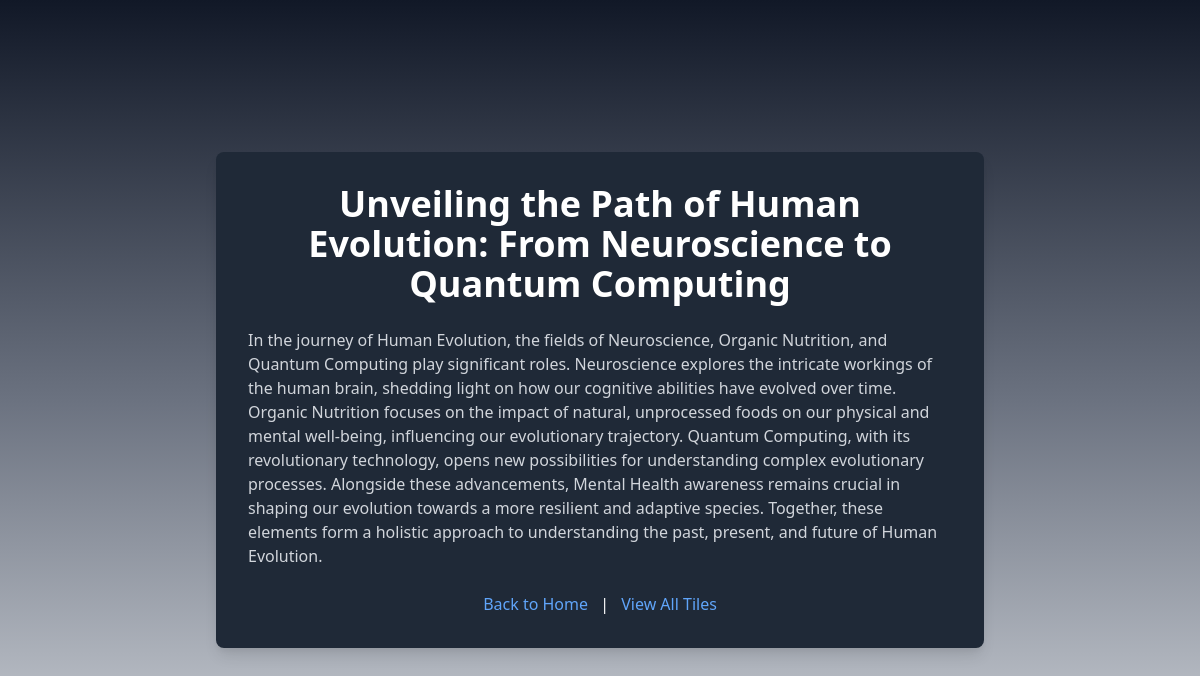
Screenshot of /entry/68 with the database file from the repository.
### tables this page shows
CREATE TABLE generated_content (
            id INTEGER PRIMARY KEY AUTOINCREMENT,
            entry_id INTEGER NOT NULL,
            title TEXT NOT NULL,
            body TEXT NOT NULL,
            FOREIGN KEY (entry_id) REFERENCES entries(id)
        );

### app.py (the view)
@app.route('/entry/<int:id>')
def display_entry(id):
    conn = sqlite3.connect('database.db')
    cursor = conn.cursor()
    cursor.execute('SELECT text, keywords FROM entries WHERE id = ?', (id,))
    entry = cursor.fetchone()
    cursor.execute('SELECT title, body FROM generated_content WHERE entry_id = ?', (id,))
    generated = cursor.fetchone()
    conn.close()
    if entry and generated:
        text, keywords = entry
        title, body = generated
        return render_template('entry.html', title=title, body=body)
    else:
        return "Entry or Generated Content not found", 404

### templates/entry.html (shortened to what this page needs)
<!DOCTYPE html>
<html lang="en">
<head>
    <link href="https://cdn.jsdelivr.net/npm/tailwindcss@2.2.19/dist/tailwind.min.css" rel="stylesheet">
</head>
<body class="bg-gradient-to-b from-gray-900 via-gray-500 to-gray-300 text-white flex items-center justify-center min-h-screen p-4">
    <div class="bg-gray-800 p-8 rounded-lg shadow-lg w-full max-w-3xl">
        <h1 class="text-4xl font-bold mb-6 text-center">{{ title }}</h1>
        <div class="text-gray-300 mb-6">
            <p>{{ body }}</p>
        </div>
        <div class="text-center">
            <a href="/" class="text-blue-400 hover:underline">Back to Home</a>
            <span class="mx-2">|</span>
            <a href="/entries" class="text-blue-400 hover:underline">View All Tiles</a>
        </div>
    </div>
</body>
</html>

### rows the page displays
generated_content: title "Unveiling the Path of Human Evolution: From Neuroscience to Quantum Computing", body "In the journey of Human Evolution, the fields of Neuroscience, Organic Nutrition, and Quantum Computing play significant roles. Neuroscience explores the intricate workings of the human brain, shedding light on how our cognitive abilities have evolved over time. Organic Nutrition focuses on the impact of natural, unprocessed foods on our physical and mental well-being, influencing our evolutionary trajectory. Quantum Computing, with its revolutionary technology, opens new possibilities for understanding complex evolutionary processes. Alongside these advancements, Mental Health awareness remains crucial in shaping our evolution towards a more resilient and adaptive species. Together, these…"
